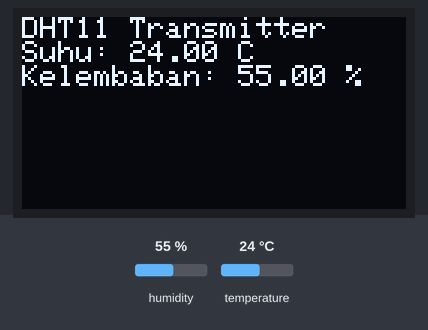
Recording of a sketch running on a simulated Arduino Mega 2560, built with avr-gcc and run on an emulated ATmega2560. Shown: 128×64 one-colour display. The inputs (shaded band) are chosen by the test bench; at power-on: humidity 55 %, temperature 24 °C. No radio packets arrive unless stated; what the sketch prints to the serial monitor is not drawn.

Above: at 1.2 s.
1.3 s: humidity set to 22 %
At 6.5 s:
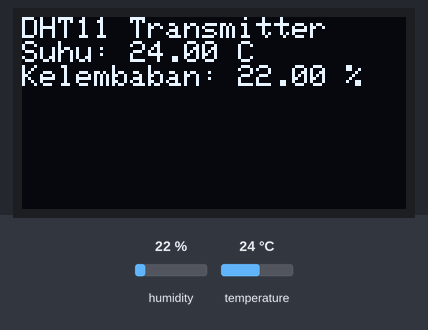
7.4 s: temperature set to 12 °C
At 11.0 s:
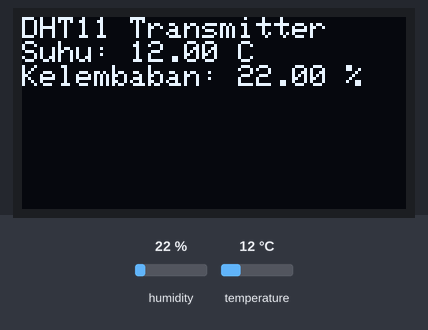
13.5 s: humidity set to 40 %
At 16.7 s:
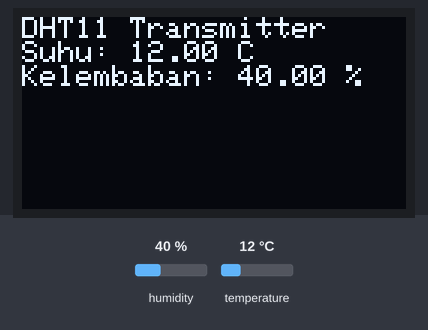
19.6 s: temperature set to 19 °C
Timing chart, 0 to 22.6 s (numbered marks = the images above; inputs shaded):
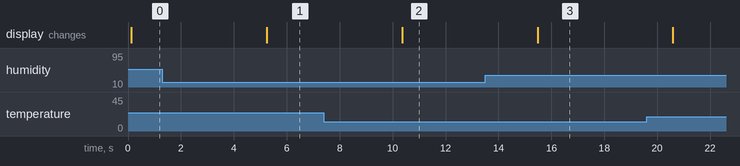

The sketch:

transmitter.ino
```cpp
#include <SPI.h>
#include <LoRa.h>
#include <Wire.h>
#include <Adafruit_GFX.h>
#include <Adafruit_SSD1306.h>
#include <DHT.h>

// ======================= Konfigurasi Pin =======================
#define DHTPIN 4                  // Pin untuk sensor DHT11
#define DHTTYPE DHT11             // Jenis sensor DHT
#define OLED_RESET -1             // Pin reset untuk OLED (gunakan -1 jika tidak ada)
#define SCREEN_WIDTH 128          // Lebar layar OLED
#define SCREEN_HEIGHT 64         // Tinggi layar OLED

// ======================= Pin LoRa =======================
#define LORA_SCK     18          // Pin SPI SCK
#define LORA_MISO    19          // Pin SPI MISO
#define LORA_MOSI    23          // Pin SPI MOSI
#define LORA_SS      5           // Pin Chip Select LoRa
#define LORA_RST     14          // Pin Reset LoRa
#define LORA_DIO0    26          // Pin Interrupt LoRa

// ======================= Objek =======================
DHT dht(DHTPIN, DHTTYPE);                     // Objek sensor DHT11
Adafruit_SSD1306 display(SCREEN_WIDTH, SCREEN_HEIGHT, &Wire, OLED_RESET);  // Objek OLED

// ======================= Setup =======================
void setup() {
  Serial.begin(9600);  // Memulai komunikasi serial untuk debugging
  dht.begin();         // Memulai sensor DHT11

  // Inisialisasi OLED
  if (!display.begin(SSD1306_SWITCHCAPVCC, 0x3C)) {
    Serial.println(F("Gagal inisialisasi OLED"));
    while (true);  // Menjaga program tetap berhenti jika OLED gagal
  }
  display.setRotation(2);  // Balik layar 180 derajat
  display.clearDisplay();  // Membersihkan layar OLED
  display.setTextSize(1);  // Ukuran teks
  display.setTextColor(SSD1306_WHITE);  // Warna teks OLED

  // Inisialisasi LoRa
  pinMode(LORA_RST, OUTPUT);
  digitalWrite(LORA_RST, LOW);  // Reset LoRa
  delay(10);
  digitalWrite(LORA_RST, HIGH);
  delay(10);

  // Menyiapkan LoRa pada frekuensi 433 MHz
  LoRa.setPins(LORA_SS, LORA_RST, LORA_DIO0);  // Menentukan pin LoRa
  if (!LoRa.begin(433E6)) {  // Inisialisasi LoRa pada frekuensi 433 MHz
    Serial.println("Gagal menginisialisasi LoRa");
    while (true);  // Menjaga program tetap berhenti jika LoRa gagal
  }
  Serial.println("LoRa berhasil diinisialisasi");
}

// ======================= Loop =======================
void loop() {
  // Membaca suhu dan kelembapan dari DHT11
  float suhu = dht.readTemperature();       // Membaca suhu dalam Celcius
  float kelembaban = dht.readHumidity();   // Membaca kelembapan dalam persen

  // Mengecek jika pembacaan sensor gagal
  if (isnan(suhu) || isnan(kelembaban)) {
    Serial.println("Gagal membaca sensor DHT11");
    return;  // Menghentikan loop jika terjadi kesalahan pembacaan sensor
  }

  // Membuat string data untuk dikirimkan
  String data = "Suhu: " + String(suhu) + " C, Kelembaban: " + String(kelembaban) + " %";
  Serial.println("Mengirim: " + data);

  // Menampilkan data suhu dan kelembapan pada OLED
  display.clearDisplay();  // Membersihkan layar OLED
  display.setCursor(0, 0);  // Mengatur posisi awal cursor pada OLED
  display.println("DHT11 Transmitter");
  display.print("Suhu: ");
  display.print(suhu);
  display.println(" C");
  display.print("Kelembaban: ");
  display.print(kelembaban);
  display.println(" %");
  display.display();  // Menampilkan data di layar OLED

  // Mengirimkan data melalui LoRa
  LoRa.beginPacket();  // Memulai paket LoRa
  LoRa.print(data);    // Mengirim data suhu dan kelembapan
  LoRa.endPacket();    // Mengakhiri pengiriman paket LoRa

  delay(5000);  // Delay 5 detik sebelum pengiriman data berikutnya
}
```

Measured:
- after the input at 1.3 s, the display: changes after 3.9 s (image 1)
- after the input at 7.4 s, the display: changes after 3.0 s (image 2)
- after the input at 13.5 s, the display: changes after 2.0 s (image 3)
